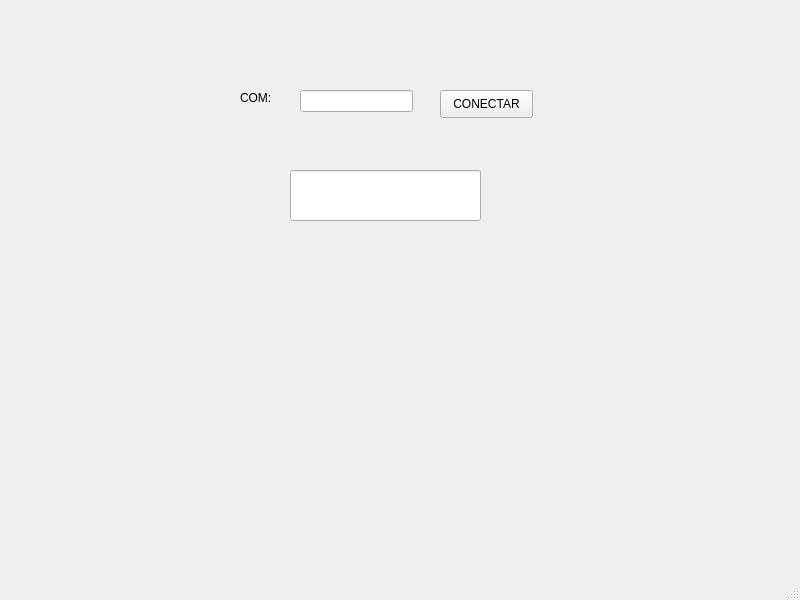
<?xml version="1.0" encoding="UTF-8"?>
<ui version="4.0">
 <class>MainWindow</class>
 <widget class="QMainWindow" name="MainWindow">
  <property name="geometry">
   <rect>
    <x>0</x>
    <y>0</y>
    <width>800</width>
    <height>600</height>
   </rect>
  </property>
  <property name="windowTitle">
   <string>MainWindow</string>
  </property>
  <widget class="QWidget" name="centralwidget">
   <widget class="QLabel" name="label">
    <property name="geometry">
     <rect>
      <x>240</x>
      <y>90</y>
      <width>55</width>
      <height>16</height>
     </rect>
    </property>
    <property name="text">
     <string>COM:</string>
    </property>
   </widget>
   <widget class="QLineEdit" name="lineEdit">
    <property name="geometry">
     <rect>
      <x>300</x>
      <y>90</y>
      <width>113</width>
      <height>22</height>
     </rect>
    </property>
   </widget>
   <widget class="QPushButton" name="pushButton">
    <property name="geometry">
     <rect>
      <x>440</x>
      <y>90</y>
      <width>93</width>
      <height>28</height>
     </rect>
    </property>
    <property name="text">
     <string>CONECTAR</string>
    </property>
   </widget>
   <widget class="QLineEdit" name="lineEdit_2">
    <property name="geometry">
     <rect>
      <x>290</x>
      <y>170</y>
      <width>191</width>
      <height>51</height>
     </rect>
    </property>
   </widget>
  </widget>
  <widget class="QMenuBar" name="menubar">
   <property name="geometry">
    <rect>
     <x>0</x>
     <y>0</y>
     <width>800</width>
     <height>26</height>
    </rect>
   </property>
  </widget>
  <widget class="QStatusBar" name="statusbar"/>
 </widget>
 <resources/>
 <connections/>
</ui>
